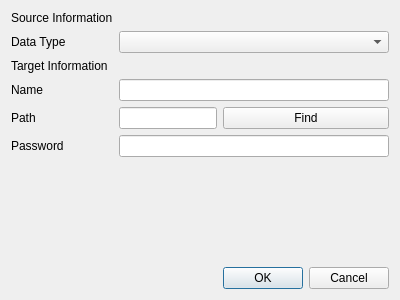
<?xml version="1.0" encoding="UTF-8"?>
<ui version="4.0">
 <class>ImportDlg</class>
 <widget class="QDialog" name="ImportDlg">
  <property name="geometry">
   <rect>
    <x>0</x>
    <y>0</y>
    <width>400</width>
    <height>300</height>
   </rect>
  </property>
  <property name="windowTitle">
   <string>Dialog</string>
  </property>
  <layout class="QGridLayout" name="gridLayout">
   <item row="5" column="0">
    <widget class="QLabel" name="label_6">
     <property name="text">
      <string>Password</string>
     </property>
    </widget>
   </item>
   <item row="2" column="0">
    <widget class="QLabel" name="label_3">
     <property name="text">
      <string>Target Information</string>
     </property>
    </widget>
   </item>
   <item row="1" column="0">
    <widget class="QLabel" name="label_2">
     <property name="text">
      <string>Data Type</string>
     </property>
    </widget>
   </item>
   <item row="4" column="1">
    <widget class="QLineEdit" name="lineEdit_2"/>
   </item>
   <item row="4" column="0">
    <widget class="QLabel" name="label_5">
     <property name="text">
      <string>Path</string>
     </property>
    </widget>
   </item>
   <item row="0" column="0">
    <widget class="QLabel" name="label">
     <property name="text">
      <string>Source Information</string>
     </property>
    </widget>
   </item>
   <item row="3" column="0">
    <widget class="QLabel" name="label_4">
     <property name="text">
      <string>Name</string>
     </property>
    </widget>
   </item>
   <item row="4" column="2">
    <widget class="QPushButton" name="pushButton">
     <property name="text">
      <string>Find</string>
     </property>
    </widget>
   </item>
   <item row="6" column="1">
    <spacer name="verticalSpacer">
     <property name="orientation">
      <enum>Qt::Vertical</enum>
     </property>
     <property name="sizeHint" stdset="0">
      <size>
       <width>20</width>
       <height>40</height>
      </size>
     </property>
    </spacer>
   </item>
   <item row="7" column="2">
    <widget class="QDialogButtonBox" name="buttonBox">
     <property name="orientation">
      <enum>Qt::Horizontal</enum>
     </property>
     <property name="standardButtons">
      <set>QDialogButtonBox::Cancel|QDialogButtonBox::Ok</set>
     </property>
    </widget>
   </item>
   <item row="1" column="1" colspan="2">
    <widget class="QComboBox" name="comboBox"/>
   </item>
   <item row="3" column="1" colspan="2">
    <widget class="QLineEdit" name="lineEdit"/>
   </item>
   <item row="5" column="1" colspan="2">
    <widget class="QLineEdit" name="lineEdit_3"/>
   </item>
  </layout>
 </widget>
 <resources/>
 <connections>
  <connection>
   <sender>buttonBox</sender>
   <signal>accepted()</signal>
   <receiver>ImportDlg</receiver>
   <slot>accept()</slot>
   <hints>
    <hint type="sourcelabel">
     <x>248</x>
     <y>254</y>
    </hint>
    <hint type="destinationlabel">
     <x>157</x>
     <y>274</y>
    </hint>
   </hints>
  </connection>
  <connection>
   <sender>buttonBox</sender>
   <signal>rejected()</signal>
   <receiver>ImportDlg</receiver>
   <slot>reject()</slot>
   <hints>
    <hint type="sourcelabel">
     <x>316</x>
     <y>260</y>
    </hint>
    <hint type="destinationlabel">
     <x>286</x>
     <y>274</y>
    </hint>
   </hints>
  </connection>
 </connections>
</ui>
